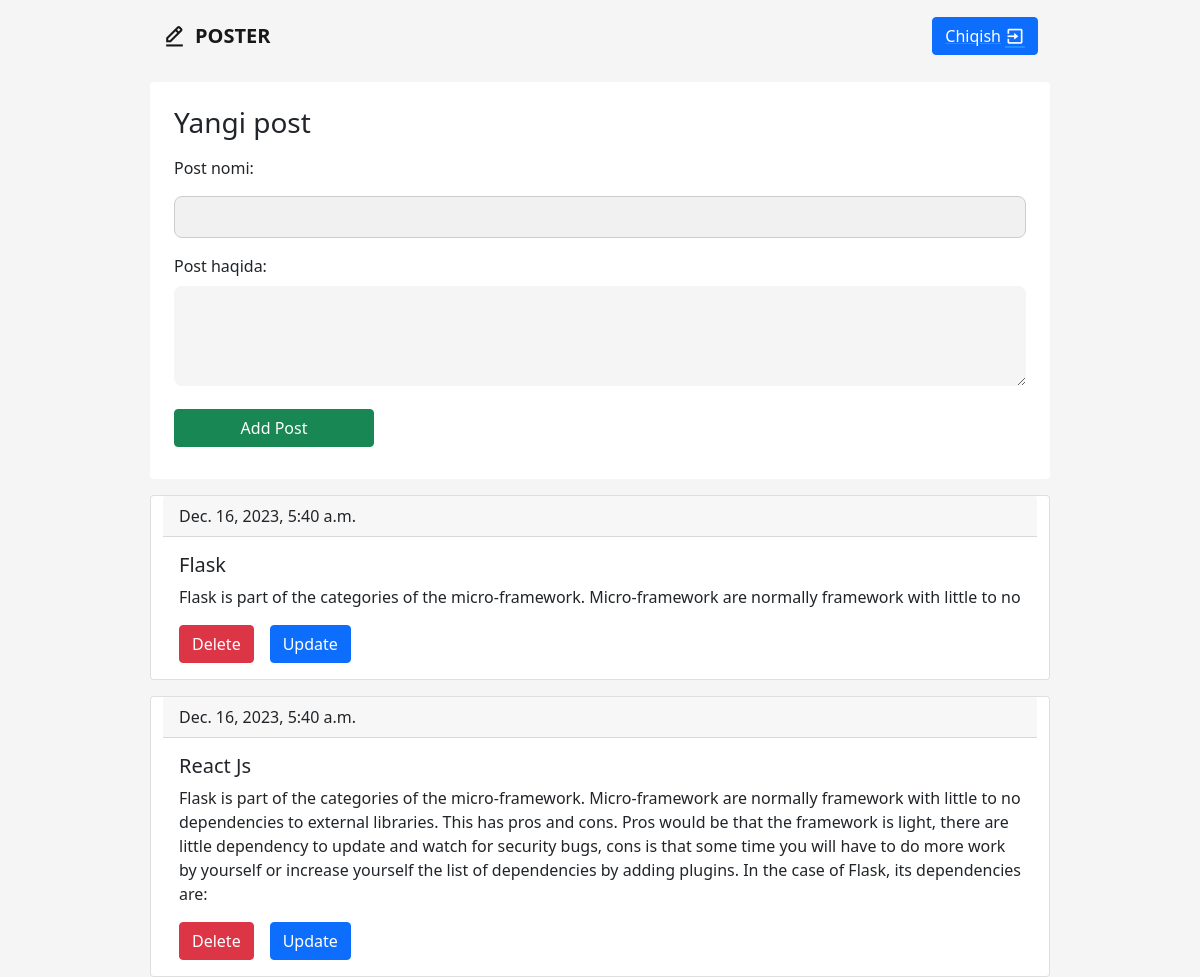
The page /user/ (signed in) on the database its author committed.
### app/models.py (models this page shows, shortened)
class Post(models.Model):
    title = models.CharField(max_length = 200)
    text = models.TextField(max_length = 600)
    user = models.CharField(max_length = 200)
    date_time = models.DateTimeField(auto_now_add = True)

### app/views.py (the view, shortened to what this page needs)
# urls.py: path('user/', homepage_2, name='homepage2'),
def homepage_2(request):
    posts = Post.objects.filter(user = request.user).all()
    return render(request, 'base2.html', {'posts': posts})

### app/templates/base2.html (shortened to what this page needs)
<!DOCTYPE html>
<html lang="en">
  <head>
    {% load static %}
    <link
      href="https://cdn.jsdelivr.net/npm/bootstrap@5.0.2/dist/css/bootstrap.min.css"
      rel="stylesheet"
    />
    <link
      rel="stylesheet"
      href="https://cdn.jsdelivr.net/npm/boxicons@latest/css/boxicons.min.css"
    />
    <link rel="stylesheet" href="{% static 'css/main.css' %}" />
    <link href="https://unpkg.com/aos@2.3.1/dist/aos.css" rel="stylesheet" />
  </head>
  <body>
    <nav class="navbar navbar-light py-3">
      <div style="max-width: 900px; margin: auto" class="container">
        <a
          href="/user"
          class="navbar-brand fw-bold d-flex align-items-center gap-2"
        >
          <i style="font-size: 25px" class="bx bx-edit-alt"></i>
          POSTER</a
        >
        <form class="d-flex gap-2">
          <a href="/logout"
            ><li class="btn btn-primary d-flex gap-1 align-items-center">
              Chiqish
              <i style="font-size: 20px" class="bx bx-exit"></i></li
          ></a>
        </form>
      </div>
    </nav>
    <form action="" method="POST">
      <div
        style="max-width: 900px; margin: auto; margin-top: 10px"
        class="container d-flex flex-column gap-2 bg-white p-4 rounded"
      >
        <h3>Yangi post</h3>
        <label for="">Post nomi:</label>
        <input class="py-2" name="title" type="text" required />
        <label for="">Post haqida:</label>
        <textarea style="height: 100px" name="text" id=""></textarea>
        <button class="btn btn-success button">Add Post</button>
      </div>
    </form>
    {% for post in posts %}
    <div class="card container mt-3">
      <div class="card-header">{{post.date_time}}</div>
      <div class="card-body">
        <h5 class="card-title">{{post.title}}</h5>
        <p class="card-text">{{post.text}}</p>
        <div class="box d-flex gap-3">
          <a href="/delete/{{post.user}}/{{post.id}}" class="btn btn-danger"
            >Delete</a
          >
          <a href="/update/{{post.user}}/{{post.id}}" class="btn btn-primary"
            >Update</a
          >
        </div>
      </div>
    </div>
    {% endfor %}
  </body>
</html>

### app/static/css/main.css (style rules this page uses)
* { padding: 0; margin: 0; box-sizing: border-box; }
body { background-color: whitesmoke; }
.container { max-width: 900px; margin: auto; }
input { border: none; background-color: whitesmoke; outline: none; border-radius: 8px; }
textarea { border: none; background-color: whitesmoke; outline: none; border-radius: 8px; }
.button { width: 200px; margin-top: 15px; }
input[type="text"], input[type="password"] { width: 100%; padding: 15px; margin: 5px 0 22px 0; display: inline-block; border: none; background: #f1f1f1; }
textarea { padding: 20px; }
a { color: dodgerblue; }
input[type="text"], input[type="password"] { width: 100%; padding: 12px 20px; margin: 8px 0; display: inline-block; border: 1px solid #ccc; box-sizing: border-box; }
button { background-color: #04aa6d; color: white; padding: 14px 20px; margin: 8px 0; border: none; cursor: pointer; }

### rows shown on the page
Post: date_time "Dec. 16, 2023, 5:40 a.m.", title "Flask", text "Flask is part of the categories of the micro-framework. Micro-framework are normally framework with little to no"
Post: date_time "Dec. 16, 2023, 5:40 a.m.", title "React Js", text "Flask is part of the categories of the micro-framework. Micro-framework are normally framework with little to no dependencies to external libraries. This has pros and cons. Pros would be that the framework is light, there are little dependency to update and watch for security bugs, cons is that some time you will have to do more work by yourself or increase yourself the list of dependencies by adding plugins. In the case of Flask, its dependencies are:"
